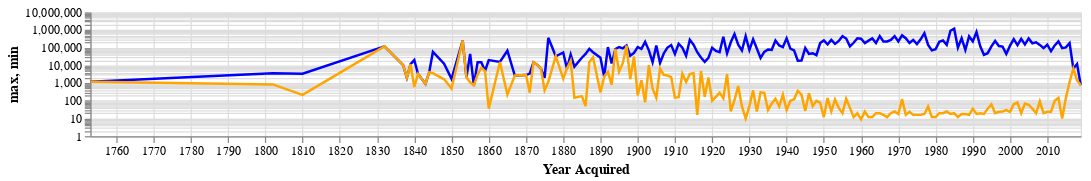

The notebook cell saved with this chart:
### Code cell
lines = alt.Chart(stats.reset_index()).mark_line().encode(
    alt.X('Year Acquired:T'),
    #alt.Y('max:Q')
).properties(
    width=800, 
    height=100
)

# add layers to my plot -- min & max lines
lines = alt.layer(
    lines.mark_line(color='blue').encode(
        alt.Y('max:Q',scale=alt.Scale(type='log')) 
    ),
    lines.mark_line(color='orange').encode(
        alt.Y('min:Q', scale=alt.Scale(type='log'))
    )
)
lines

### Figure 1 — Vega-Lite specification as saved in the notebook (floating-point values rounded to 4 significant figures; data arrays with more than 128 entries replaced by an {"elided": "..."} marker saying what was removed)
{"config": {"view": {"continuousWidth": 300, "continuousHeight": 300}}, "layer": [{"mark": {"type": "line", "color": "blue"}, "encoding": {"x": {"field": "Year Acquired", "type": "temporal"}, "y": {"field": "max", "scale": {"type": "log"}, "type": "quantitative"}}}, {"mark": {"type": "line", "color": "orange"}, "encoding": {"x": {"field": "Year Acquired", "type": "temporal"}, "y": {"field": "min", "scale": {"type": "log"}, "type": "quantitative"}}}], "data": {"name": "data-84befe598698d4eeacb5f9a66e5bd507"}, "height": 100, "width": 800, "$schema": "https://vega.github.io/schema/vega-lite/v5.20.1.json", "datasets": {"data-84befe598698d4eeacb5f9a66e5bd507": {"elided": "171 records"}}}
